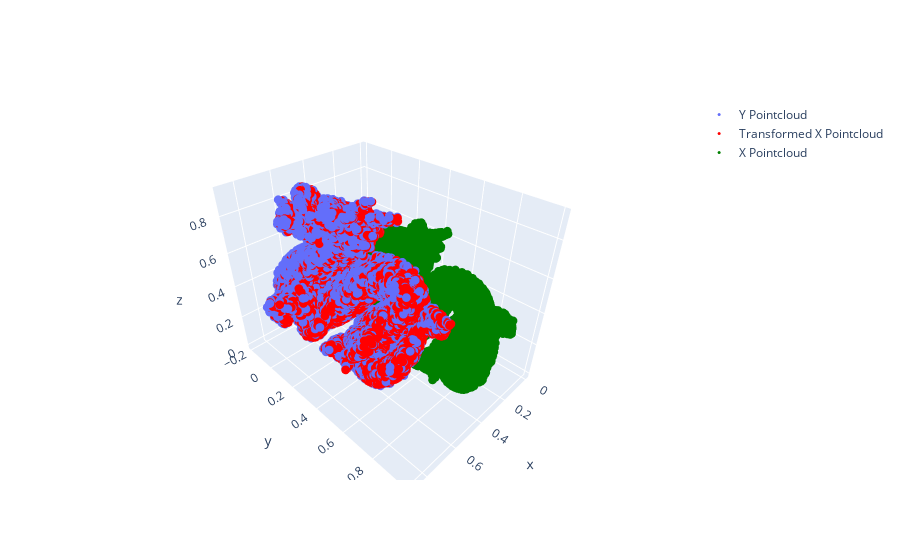

Notebook code cell kept with this figure:
### Code cell
# PLOTTING
fig = go.Figure()
fig.add_trace(go.Scatter3d(x=Y[:,0], y=Y[:,1], z=Y[:,2], mode='markers', name='Y Pointcloud',marker=dict(size=3)))
fig.add_trace(go.Scatter3d(x=X_transformed[:,0], y=X_transformed[:,1], z=X_transformed[:,2], mode='markers', name='Transformed X Pointcloud', marker=dict(color='red',size = 3)))
fig.add_trace(go.Scatter3d(x=X[:,0], y=X[:,1], z=X[:,2], mode='markers', name='X Pointcloud', marker=dict(color='green',size = 3)))
fig.show()

### Figure 1 — Plotly figure (JSON) as saved in the notebook; plotly's stock layout.template omitted (floating-point values rounded to 4 significant figures; data arrays with more than 128 entries replaced by an {"elided": "..."} marker saying what was removed)
{"data": [{"marker": {"size": 3}, "mode": "markers", "name": "Y Pointcloud", "type": "scatter3d", "x": {"elided": "5750 float values"}, "y": {"elided": "5750 float values"}, "z": {"elided": "5750 float values"}}, {"marker": {"color": "red", "size": 3}, "mode": "markers", "name": "Transformed X Pointcloud", "type": "scatter3d", "x": {"elided": "5750 float values"}, "y": {"elided": "5750 float values"}, "z": {"elided": "5750 float values"}}, {"marker": {"color": "green", "size": 3}, "mode": "markers", "name": "X Pointcloud", "type": "scatter3d", "x": {"elided": "5750 float values"}, "y": {"elided": "5750 float values"}, "z": {"elided": "5750 float values"}}], "layout": {}}
